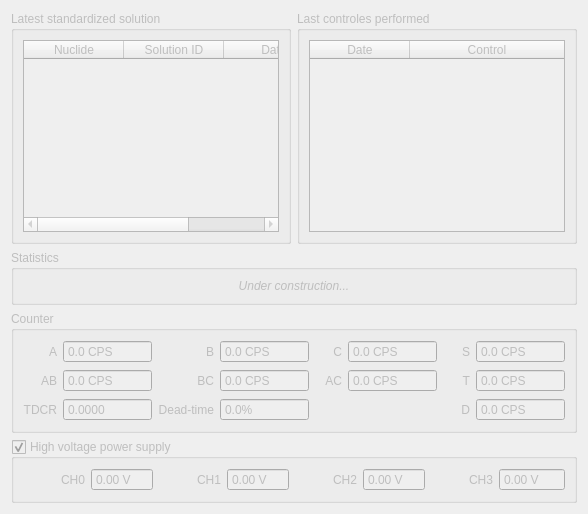
         <widget class="QWidget" name="page">
          <property name="enabled">
           <bool>false</bool>
          </property>
          <layout class="QGridLayout" name="gridLayout_8">
           <item row="0" column="0">
            <widget class="QGroupBox" name="groupBox_5">
             <property name="sizePolicy">
              <sizepolicy hsizetype="Expanding" vsizetype="Expanding">
               <horstretch>0</horstretch>
               <verstretch>0</verstretch>
              </sizepolicy>
             </property>
             <property name="title">
              <string>Latest standardized solution</string>
             </property>
             <layout class="QGridLayout" name="gridLayout_5">
              <item row="0" column="0">
               <widget class="QTableWidget" name="tableWidget">
                <property name="selectionBehavior">
                 <enum>QAbstractItemView::SelectRows</enum>
                </property>
                <attribute name="horizontalHeaderStretchLastSection">
                 <bool>true</bool>
                </attribute>
                <column>
                 <property name="text">
                  <string>Nuclide</string>
                 </property>
                </column>
                <column>
                 <property name="text">
                  <string>Solution ID</string>
                 </property>
                </column>
                <column>
                 <property name="text">
                  <string>Date</string>
                 </property>
                </column>
               </widget>
              </item>
             </layout>
            </widget>
           </item>
           <item row="0" column="1">
            <widget class="QGroupBox" name="groupBox_6">
             <property name="title">
              <string>Last controles performed</string>
             </property>
             <layout class="QGridLayout" name="gridLayout_7">
              <item row="0" column="0">
               <widget class="QTableWidget" name="tableWidget_2">
                <property name="sizePolicy">
                 <sizepolicy hsizetype="Preferred" vsizetype="Preferred">
                  <horstretch>0</horstretch>
                  <verstretch>0</verstretch>
                 </sizepolicy>
                </property>
                <attribute name="horizontalHeaderStretchLastSection">
                 <bool>true</bool>
                </attribute>
                <column>
                 <property name="text">
                  <string>Date</string>
                 </property>
                </column>
                <column>
                 <property name="text">
                  <string>Control</string>
                 </property>
                </column>
               </widget>
              </item>
             </layout>
            </widget>
           </item>
           <item row="1" column="0" colspan="2">
            <widget class="QGroupBox" name="groupBox_4">
             <property name="title">
              <string>Statistics </string>
             </property>
             <layout class="QGridLayout" name="gridLayout_6">
              <item row="0" column="0">
               <widget class="QLabel" name="label_18">
                <property name="font">
                 <font>
                  <italic>true</italic>
                 </font>
                </property>
                <property name="text">
                 <string>Under construction...</string>
                </property>
                <property name="alignment">
                 <set>Qt::AlignCenter</set>
                </property>
               </widget>
              </item>
             </layout>
            </widget>
           </item>
           <item row="2" column="0" colspan="2">
            <widget class="QGroupBox" name="groupBox_3">
             <property name="title">
              <string>Counter</string>
             </property>
             <layout class="QGridLayout" name="gridLayout_3">
              <item row="0" column="0">
               <widget class="QLabel" name="label_7">
                <property name="text">
                 <string>A</string>
                </property>
                <property name="alignment">
                 <set>Qt::AlignRight|Qt::AlignTrailing|Qt::AlignVCenter</set>
                </property>
               </widget>
              </item>
              <item row="0" column="1">
               <widget class="QDoubleSpinBox" name="doubleSpinBox_5">
                <property name="readOnly">
                 <bool>true</bool>
                </property>
                <property name="buttonSymbols">
                 <enum>QAbstractSpinBox::NoButtons</enum>
                </property>
                <property name="suffix">
                 <string> CPS</string>
                </property>
                <property name="decimals">
                 <number>1</number>
                </property>
                <property name="maximum">
                 <double>1000000.000000000000000</double>
                </property>
               </widget>
              </item>
              <item row="0" column="2">
               <widget class="QLabel" name="label_8">
                <property name="text">
                 <string>B</string>
                </property>
                <property name="alignment">
                 <set>Qt::AlignRight|Qt::AlignTrailing|Qt::AlignVCenter</set>
                </property>
               </widget>
              </item>
              <item row="0" column="3">
               <widget class="QDoubleSpinBox" name="doubleSpinBox_6">
                <property name="readOnly">
                 <bool>true</bool>
                </property>
                <property name="buttonSymbols">
                 <enum>QAbstractSpinBox::NoButtons</enum>
                </property>
                <property name="suffix">
                 <string> CPS</string>
                </property>
                <property name="decimals">
                 <number>1</number>
                </property>
                <property name="maximum">
                 <double>1000000.000000000000000</double>
                </property>
               </widget>
              </item>
              <item row="0" column="4">
               <widget class="QLabel" name="label_9">
                <property name="text">
                 <string>C</string>
                </property>
                <property name="alignment">
                 <set>Qt::AlignRight|Qt::AlignTrailing|Qt::AlignVCenter</set>
                </property>
               </widget>
              </item>
              <item row="0" column="5">
               <widget class="QDoubleSpinBox" name="doubleSpinBox_7">
                <property name="readOnly">
                 <bool>true</bool>
                </property>
                <property name="buttonSymbols">
                 <enum>QAbstractSpinBox::NoButtons</enum>
                </property>
                <property name="suffix">
                 <string> CPS</string>
                </property>
                <property name="decimals">
                 <number>1</number>
                </property>
                <property name="maximum">
                 <double>1000000.000000000000000</double>
                </property>
               </widget>
              </item>
              <item row="0" column="6">
               <widget class="QLabel" name="label_10">
                <property name="text">
                 <string>S</string>
                </property>
                <property name="alignment">
                 <set>Qt::AlignRight|Qt::AlignTrailing|Qt::AlignVCenter</set>
                </property>
               </widget>
              </item>
              <item row="0" column="7">
               <widget class="QDoubleSpinBox" name="doubleSpinBox_8">
                <property name="readOnly">
                 <bool>true</bool>
                </property>
                <property name="buttonSymbols">
                 <enum>QAbstractSpinBox::NoButtons</enum>
                </property>
                <property name="suffix">
                 <string> CPS</string>
                </property>
                <property name="decimals">
                 <number>1</number>
                </property>
                <property name="maximum">
                 <double>1000000.000000000000000</double>
                </property>
               </widget>
              </item>
              <item row="1" column="0">
               <widget class="QLabel" name="label_12">
                <property name="text">
                 <string>AB</string>
                </property>
                <property name="alignment">
                 <set>Qt::AlignRight|Qt::AlignTrailing|Qt::AlignVCenter</set>
                </property>
               </widget>
              </item>
              <item row="1" column="1">
               <widget class="QDoubleSpinBox" name="doubleSpinBox_11">
                <property name="readOnly">
                 <bool>true</bool>
                </property>
                <property name="buttonSymbols">
                 <enum>QAbstractSpinBox::NoButtons</enum>
                </property>
                <property name="suffix">
                 <string> CPS</string>
                </property>
                <property name="decimals">
                 <number>1</number>
                </property>
                <property name="maximum">
                 <double>1000000.000000000000000</double>
                </property>
               </widget>
              </item>
              <item row="1" column="2">
               <widget class="QLabel" name="label_13">
                <property name="text">
                 <string>BC</string>
                </property>
                <property name="alignment">
                 <set>Qt::AlignRight|Qt::AlignTrailing|Qt::AlignVCenter</set>
                </property>
               </widget>
              </item>
              <item row="1" column="3">
               <widget class="QDoubleSpinBox" name="doubleSpinBox_12">
                <property name="readOnly">
                 <bool>true</bool>
                </property>
                <property name="buttonSymbols">
                 <enum>QAbstractSpinBox::NoButtons</enum>
                </property>
                <property name="suffix">
                 <string> CPS</string>
                </property>
                <property name="decimals">
                 <number>1</number>
                </property>
                <property name="maximum">
                 <double>1000000.000000000000000</double>
                </property>
               </widget>
              </item>
              <item row="1" column="4">
               <widget class="QLabel" name="label_14">
                <property name="text">
                 <string>AC</string>
                </property>
                <property name="alignment">
                 <set>Qt::AlignRight|Qt::AlignTrailing|Qt::AlignVCenter</set>
                </property>
               </widget>
              </item>
              <item row="1" column="5">
               <widget class="QDoubleSpinBox" name="doubleSpinBox_10">
                <property name="readOnly">
                 <bool>true</bool>
                </property>
                <property name="buttonSymbols">
                 <enum>QAbstractSpinBox::NoButtons</enum>
                </property>
                <property name="suffix">
                 <string> CPS</string>
                </property>
                <property name="decimals">
                 <number>1</number>
                </property>
                <property name="maximum">
                 <double>1000000.000000000000000</double>
                </property>
               </widget>
              </item>
              <item row="1" column="6">
               <widget class="QLabel" name="label_11">
                <property name="text">
                 <string>T</string>
                </property>
                <property name="alignment">
                 <set>Qt::AlignRight|Qt::AlignTrailing|Qt::AlignVCenter</set>
                </property>
               </widget>
              </item>
              <item row="1" column="7">
               <widget class="QDoubleSpinBox" name="doubleSpinBox_9">
                <property name="readOnly">
                 <bool>true</bool>
                </property>
                <property name="buttonSymbols">
                 <enum>QAbstractSpinBox::NoButtons</enum>
                </property>
                <property name="suffix">
                 <string> CPS</string>
                </property>
                <property name="decimals">
                 <number>1</number>
                </property>
                <property name="maximum">
                 <double>1000000.000000000000000</double>
                </property>
               </widget>
              </item>
              <item row="2" column="0">
               <widget class="QLabel" name="label_16">
                <property name="text">
                 <string>TDCR</string>
                </property>
                <property name="alignment">
                 <set>Qt::AlignRight|Qt::AlignTrailing|Qt::AlignVCenter</set>
                </property>
               </widget>
              </item>
              <item row="2" column="1">
               <widget class="QDoubleSpinBox" name="doubleSpinBox_14">
                <property name="readOnly">
                 <bool>true</bool>
                </property>
                <property name="buttonSymbols">
                 <enum>QAbstractSpinBox::NoButtons</enum>
                </property>
                <property name="suffix">
                 <string/>
                </property>
                <property name="decimals">
                 <number>4</number>
                </property>
                <property name="maximum">
                 <double>1.000000000000000</double>
                </property>
               </widget>
              </item>
              <item row="2" column="2">
               <widget class="QLabel" name="label_17">
                <property name="text">
                 <string>Dead-time</string>
                </property>
                <property name="alignment">
                 <set>Qt::AlignRight|Qt::AlignTrailing|Qt::AlignVCenter</set>
                </property>
               </widget>
              </item>
              <item row="2" column="3">
               <widget class="QDoubleSpinBox" name="doubleSpinBox_15">
                <property name="readOnly">
                 <bool>true</bool>
                </property>
                <property name="buttonSymbols">
                 <enum>QAbstractSpinBox::NoButtons</enum>
                </property>
                <property name="suffix">
                 <string>%</string>
                </property>
                <property name="decimals">
                 <number>1</number>
                </property>
                <property name="maximum">
                 <double>100.000000000000000</double>
                </property>
               </widget>
              </item>
              <item row="2" column="6">
               <widget class="QLabel" name="label_15">
                <property name="text">
                 <string>D</string>
                </property>
                <property name="alignment">
                 <set>Qt::AlignRight|Qt::AlignTrailing|Qt::AlignVCenter</set>
                </property>
               </widget>
              </item>
              <item row="2" column="7">
               <widget class="QDoubleSpinBox" name="doubleSpinBox_13">
                <property name="readOnly">
                 <bool>true</bool>
                </property>
                <property name="buttonSymbols">
                 <enum>QAbstractSpinBox::NoButtons</enum>
                </property>
                <property name="suffix">
                 <string> CPS</string>
                </property>
                <property name="decimals">
                 <number>1</number>
                </property>
                <property name="maximum">
                 <double>1000000.000000000000000</double>
                </property>
               </widget>
              </item>
             </layout>
            </widget>
           </item>
           <item row="3" column="0" colspan="2">
            <widget class="QGroupBox" name="groupBox_2">
             <property name="title">
              <string>High voltage power supply</string>
             </property>
             <property name="checkable">
              <bool>true</bool>
             </property>
             <layout class="QHBoxLayout" name="horizontalLayout">
              <item>
               <widget class="QLabel" name="label_3">
                <property name="text">
                 <string>CH0</string>
                </property>
                <property name="alignment">
                 <set>Qt::AlignRight|Qt::AlignTrailing|Qt::AlignVCenter</set>
                </property>
               </widget>
              </item>
              <item>
               <widget class="QDoubleSpinBox" name="doubleSpinBox">
                <property name="readOnly">
                 <bool>true</bool>
                </property>
                <property name="buttonSymbols">
                 <enum>QAbstractSpinBox::NoButtons</enum>
                </property>
                <property name="suffix">
                 <string> V</string>
                </property>
               </widget>
              </item>
              <item>
               <widget class="QLabel" name="label_4">
                <property name="text">
                 <string>CH1</string>
                </property>
                <property name="alignment">
                 <set>Qt::AlignRight|Qt::AlignTrailing|Qt::AlignVCenter</set>
                </property>
               </widget>
              </item>
              <item>
               <widget class="QDoubleSpinBox" name="doubleSpinBox_2">
                <property name="readOnly">
                 <bool>true</bool>
                </property>
                <property name="buttonSymbols">
                 <enum>QAbstractSpinBox::NoButtons</enum>
                </property>
                <property name="suffix">
                 <string> V</string>
                </property>
               </widget>
              </item>
              <item>
               <widget class="QLabel" name="label_5">
                <property name="text">
                 <string>CH2</string>
                </property>
                <property name="alignment">
                 <set>Qt::AlignRight|Qt::AlignTrailing|Qt::AlignVCenter</set>
                </property>
               </widget>
              </item>
              <item>
               <widget class="QDoubleSpinBox" name="doubleSpinBox_3">
                <property name="readOnly">
                 <bool>true</bool>
                </property>
                <property name="buttonSymbols">
                 <enum>QAbstractSpinBox::NoButtons</enum>
                </property>
                <property name="suffix">
                 <string> V</string>
                </property>
               </widget>
              </item>
              <item>
               <widget class="QLabel" name="label_6">
                <property name="text">
                 <string>CH3</string>
                </property>
                <property name="alignment">
                 <set>Qt::AlignRight|Qt::AlignTrailing|Qt::AlignVCenter</set>
                </property>
               </widget>
              </item>
              <item>
               <widget class="QDoubleSpinBox" name="doubleSpinBox_4">
                <property name="readOnly">
                 <bool>true</bool>
                </property>
                <property name="buttonSymbols">
                 <enum>QAbstractSpinBox::NoButtons</enum>
                </property>
                <property name="suffix">
                 <string> V</string>
                </property>
                <property name="maximum">
                 <double>8000.000000000000000</double>
                </property>
               </widget>
              </item>
             </layout>
            </widget>
           </item>
          </layout>
         </widget>
